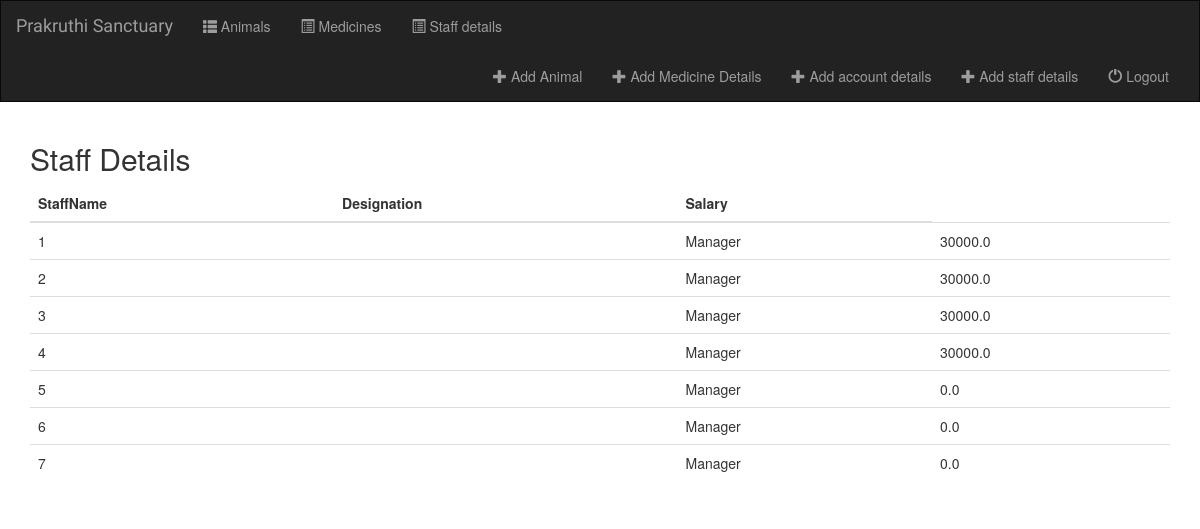
Page /Sanctuary/Staff/ on the committed database.
### animal_details/models.py (models this page shows, shortened)
class Staff(models.Model):
    id=models.AutoField(primary_key=True)
    Staff_Name=models.CharField(max_length=100)
    Designation=models.CharField(max_length=50)
    Salary=models.FloatField(default=0.0)

### animal_details/views.py (the view)
# urls.py: url(r'Staff/$',views.StaffDetail.as_view(),name='Staff-detail'),
class StaffDetail(generic.ListView):
    model =Staff
    template_name='animal_details/staff.html'
    def get_queryset(self):
        return Staff.objects.all()

### animal_details/templates/animal_details/staff.html (shortened to what this page needs)
{% extends 'animal_details/base.html' %}
{% block body %}
<div class="container">
    <h2>Staff Details</h2>
    <table class="table table-hover">
        <thead>
          <tr>
             <th>StaffName</th>
              <th>Designation</th>
              <th>Salary</th>
          </tr>
        </thead>
        <tbody>
        {% for Staff in object_list %}
          <tr>
              <td>{{Staff.id}}</td>
              <td>{{Staff.Staff_name}}</td>
              <td>{{Staff.Designation}}</td>
              <td>{{Staff.Salary}}</td>
          </tr>
        {% endfor %}
        </tbody>
    </table>
</div>
{% endblock %}

### animal_details/templates/animal_details/base.html (shortened to what this page needs)
<!DOCTYPE html>
<html lang="en">
<head>
    {% load staticfiles %}
<link rel="stylesheet" href="https://maxcdn.bootstrapcdn.com/bootstrap/3.3.6/css/bootstrap.min.css">
<link rel="stylesheet" type="text/css" href="{% static 'animal_details/style.css' %}">
</head>
<body>
<nav class="navbar navbar-inverse">
    <div class="container-fluid">
        <div class="navbar-header">
            <a class="navbar-brand" href="{% url 'animal_details:index' %}">Prakruthi Sanctuary</a>
        </div>
        <div class="collapse navbar-collapse" id="topNavBar">
            <ul class="nav navbar-nav">
                <li class="">
                    <a href="{% url 'animal_details:index' %}">
                        <span class="glyphicon glyphicon-th-list" aria-hidden="true" ></span>&nbsp;Animals
                    </a>
                </li>
                <li class="">
                    <a href="{% url 'animal_details:med-detail' %}">
                        <span class="glyphicon glyphicon-list-alt" aria-hidden="true" ></span>&nbsp;Medicines
                    </a>
                </li>
                 <li class="">
                    <a href="{% url 'animal_details:Staff-detail' %}">
                        <span class="glyphicon glyphicon-list-alt" aria-hidden="true" ></span>&nbsp;Staff details
                    </a>
                </li>
            </ul>
                    <ul class="nav navbar-nav navbar-right">
                        <li class="">
                            <a href="{% url 'animal_details:animal-add' %}">
                                <span class="glyphicon glyphicon-plus" aria-hidden="true" ></span>&nbsp;Add Animal
                            </a>
                        </li>
                        <li class="">
                            <a href="{% url 'animal_details:medicine-add' %}">
                                <span class="glyphicon glyphicon-plus" aria-hidden="true" ></span>&nbsp;Add Medicine Details
                            </a>
                        </li>
                          <li class="">
                            <a href="{% url 'animal_details:account-add' %}">
                                <span class="glyphicon glyphicon-plus" aria-hidden="true" ></span>&nbsp;Add account details
                            </a>
                        </li>
                          <li class="">
                            <a href="{% url 'animal_details:Staff-add' %}">
                                <span class="glyphicon glyphicon-plus" aria-hidden="true" ></span>&nbsp;Add staff details
                            </a>
                        </li>
                        <li class="">
                            <a href="{% url 'animal_details:logout_user' %}">
                                <span class="glyphicon glyphicon-off" aria-hidden="true" ></span>&nbsp;Logout
                            </a>
                        </li>
                    </ul>
        </div>
    </div>
</nav>
{% block body%}
{% endblock %}
</body>
</html>

### animal_details/static/animal_details/style.css (style rules this page uses)
body { background: white url("images/b.jpg"); }
.navbar { border-radius: 0; }
.navbar-brand { font-family: 'satisfy', cursive; }

### rows in the picture
Staff: id "1", Designation "Manager", Salary "30000.0"
Staff: id "2", Designation "Manager", Salary "30000.0"
Staff: id "3", Designation "Manager", Salary "30000.0"
Staff: id "4", Designation "Manager", Salary "30000.0"
Staff: id "5", Designation "Manager", Salary "0.0"
Staff: id "6", Designation "Manager", Salary "0.0"
Staff: id "7", Designation "Manager", Salary "0.0"
